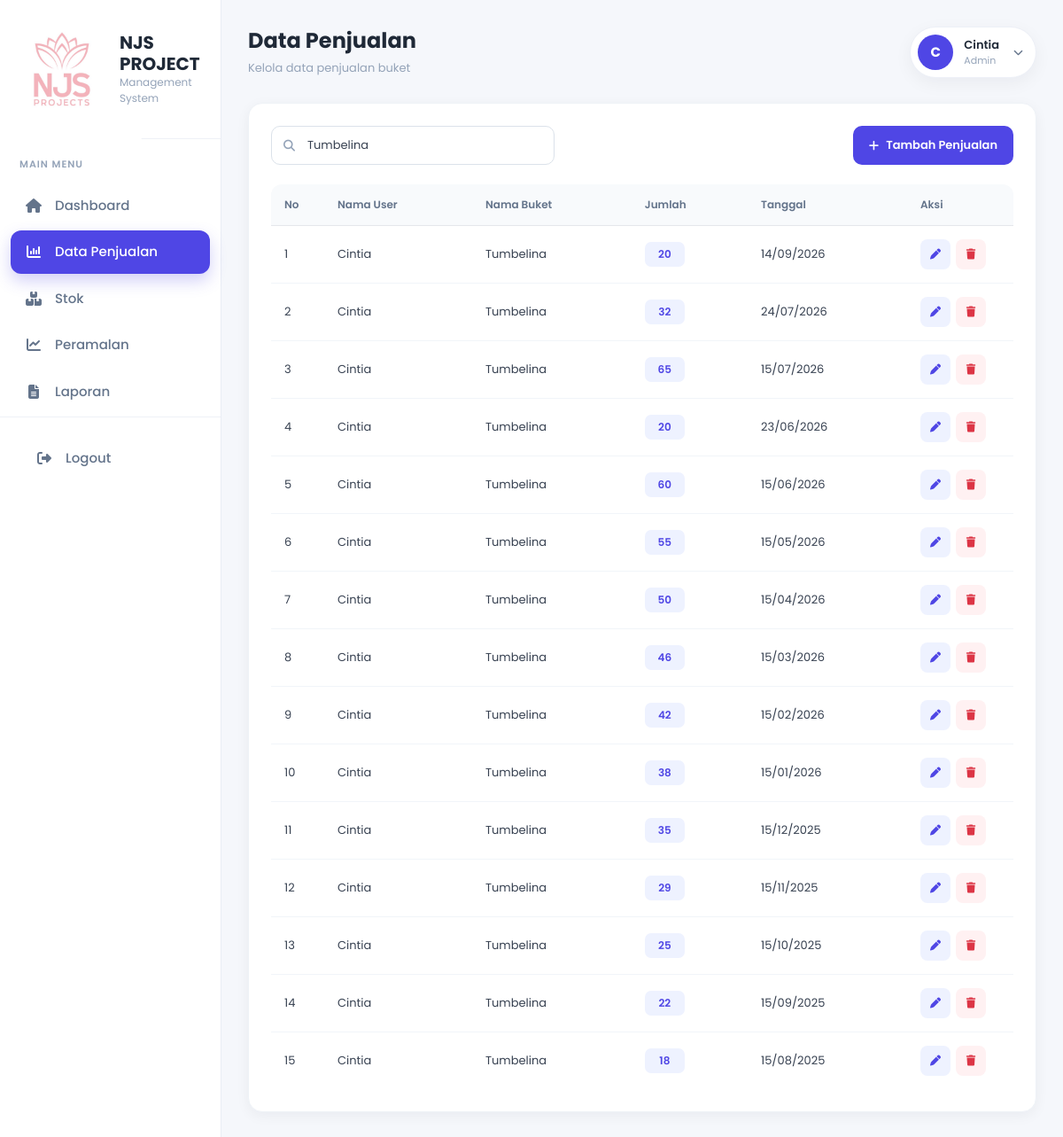
/penjualan.php?keyword=Tumbelina (signed in), run on the app's committed database.
### tables this page shows
CREATE TABLE `penjualan` (
  `id_penjualan` int(11) NOT NULL,
  `id_pengguna` int(11) NOT NULL,
  `tanggal` date NOT NULL,
  `nama_buket` varchar(100) NOT NULL,
  `jenis_buket` varchar(50) DEFAULT NULL,
  `jumlah` int(11) NOT NULL,
  `harga` decimal(12,2) DEFAULT NULL,
  `total_harga` decimal(12,2) DEFAULT NULL
);

CREATE TABLE `user` (
  `id_pengguna` int(11) NOT NULL,
  `username` varchar(50) NOT NULL,
  `password` varchar(255) NOT NULL,
  `nama` varchar(100) NOT NULL,
  `role` enum('owner','admin') NOT NULL DEFAULT 'admin'
);

### penjualan.php (the view, shortened to what this page needs)
<?php
include 'includes/koneksi.php';
$role = $_SESSION['role'] ?? '';
$keyword = trim($_GET['keyword'] ?? '');
$keyword_db = mysqli_real_escape_string($koneksi, $keyword);
if ($keyword !== '') {
    $query = mysqli_query(
        $koneksi,
        "SELECT
            penjualan.id_penjualan,
            penjualan.id_pengguna,
            penjualan.tanggal,
            penjualan.nama_buket,
            penjualan.jumlah,
            user.nama
         FROM penjualan
         INNER JOIN user
            ON penjualan.id_pengguna = user.id_pengguna
         WHERE penjualan.nama_buket LIKE '%$keyword_db%'
         ORDER BY penjualan.tanggal DESC,
                  penjualan.id_penjualan DESC"
    );
}
$nama_admin = $_SESSION['nama_petugas']
    ?? $_SESSION['nama']
    ?? 'Administrator';
$inisial = strtoupper(substr($nama_admin, 0, 1));
?>
<!DOCTYPE html>
<html lang="id">
<head>
    <link
        href="https://cdn.jsdelivr.net/npm/bootstrap@5.3.3/dist/css/bootstrap.min.css"
        rel="stylesheet">
    <link
        rel="stylesheet"
        href="https://cdnjs.cloudflare.com/ajax/libs/font-awesome/6.5.2/css/all.min.css">
    <link
        rel="stylesheet"
        href="assets/css/sidebar.css">
</head>
<body>
    <div class="penjualan-layout">
        <?php include 'sidebar.php'; ?>
        <main class="penjualan-page">
            <div class="penjualan-header">
                <div class="penjualan-title">
                    <h3>
                        Data Penjualan
                    </h3>
                    <p>
                        Kelola data penjualan buket
                    </p>
                </div>
                <div class="penjualan-user-dropdown">
                    <button
                        type="button"
                        class="penjualan-user-btn"
                        onclick="togglePenjualanDropdown()">
                        <div class="penjualan-avatar">
                            <?= htmlspecialchars($inisial); ?>
                        </div>
                        <div class="penjualan-user-info">
                            <div class="penjualan-user-name">
                                <?= htmlspecialchars($nama_admin); ?>
                            </div>
                            <div class="penjualan-user-role">
                                Admin
                            </div>
                        </div>
                        <i class="fa-solid fa-chevron-down penjualan-chevron"></i>
                    </button>
                </div>
            </div>
            <div class="penjualan-card">
                <div class="penjualan-toolbar">
                    <form
                        method="GET"
                        action="penjualan.php"
                        class="penjualan-search">
                        <input
                            type="text"
                            name="keyword"
                            value="<?= htmlspecialchars($keyword); ?>"
                            placeholder="Cari nama buket...">
                    </form>
                    <button
                        type="button"
                        class="penjualan-btn-tambah"
                        data-bs-toggle="modal"
                        data-bs-target="#modalTambah">
                        <i class="fa-solid fa-plus"></i>
                        Tambah Penjualan
                    </button>
                </div>
                <div class="penjualan-table-wrapper">
                    <table class="penjualan-table">
                        <thead>
                            <tr>
                                <th width="60">
                                    No
                                </th>
                                <th>
                                    Nama User
                                </th>
                                <th>
                                    Nama Buket
                                </th>
                                <th>
                                    Jumlah
                                </th>
                                <th>
                                    Tanggal
                                </th>
                                <th width="120">
                                    Aksi
                                </th>
                            </tr>
                        </thead>
                        <tbody>
                            <?php
                            $no = 1;
                            if ($query && mysqli_num_rows($query) > 0):
                                while ($data = mysqli_fetch_assoc($query)):
                            ?>
                                    <tr>
                                        <td>
                                            <?= $no++; ?>
                                        </td>
                                        <td>
                                            <?= htmlspecialchars($data['nama']); ?>
                                        </td>
                                        <td>
                                            <?= htmlspecialchars($data['nama_buket']); ?>
                                        </td>
                                        <td>
                                            <span class="penjualan-jumlah">
                                                <?= number_format(
                                                    (int)$data['jumlah'],
                                                    0,
                                                    ',',
                                                    '.'
                                                ); ?>
                                            </span>
                                        </td>
                                        <td>
                                            <?= date(
                                                'd/m/Y',
                                                strtotime($data['tanggal'])
                                            ); ?>
                                        </td>
                                        <td>
                                            <div class="penjualan-actions">
                                                <button
                                                    type="button"
                                                    class="penjualan-action penjualan-edit"
                                                    data-bs-toggle="modal"
                                                    data-bs-target="#modalEdit"
                                                    data-id="<?= $data['id_penjualan']; ?>"
                                                    data-tanggal="<?= htmlspecialchars(
                                                                        $data['tanggal'],
                                                                        ENT_QUOTES
                                                                    ); ?>"
                                                    data-buket="<?= htmlspecialchars(
                                                                    $data['nama_buket'],
                                                                    ENT_QUOTES
                                                                ); ?>"
                                                    data-jumlah="<?= $data['jumlah']; ?>"
                                                    title="Edit">
                                                    <i class="fa-solid fa-pen"></i>
                                                </button>
                                                <?php if ($role === 'owner'): ?>
                                                    <a
                                                        href="penjualan.php?hapus=<?= $data['id_penjualan']; ?>"
                                                        class="penjualan-action penjualan-delete"
                                                        title="Hapus"
                                                        onclick="return confirm('Yakin ingin menghapus data penjualan ini?')">
                                                        <i class="fa-solid fa-trash"></i>
                                                    </a>
                                                <?php endif; ?>
                                            </div>
                                        </td>
                                    </tr>
                                <?php
                                endwhile;
                            endif; ?>
                        </tbody>
                    </table>
                </div>
            </div>
        </main>
    </div>
</body>
</html>

### assets/css/sidebar.css (style rules this page uses)
* { margin: 0; padding: 0; box-sizing: border-box; }
html, body { width: 100%; min-height: 100%; overflow-x: hidden; }
body { background: #f5f7fb; font-family: "Poppins", sans-serif; color: #2d3748; }

### penjualan.php (style rules this page uses)
* { box-sizing: border-box; }
html, body { width: 100%; min-height: 100%; margin: 0; padding: 0; overflow-x: hidden; }
body { font-family: 'Poppins', sans-serif; background: #f5f7fb; color: #2d3748; }
.penjualan-layout { display: flex; width: 100%; min-height: 100vh; }
.penjualan-page { flex: 1; min-width: 0; padding: 30px; background: #f5f7fb; }
.penjualan-header { width: 100%; display: flex; justify-content: space-between; align-items: center; margin-bottom: 28px; }
.penjualan-title h3 { margin: 0; font-size: 24px; font-weight: 700; color: #1f2937; }
.penjualan-title p { margin: 6px 0 0; font-size: 13px; color: #94a3b8; }
.penjualan-user-dropdown { position: relative; }
.penjualan-user-btn { display: flex; align-items: center; gap: 12px; border: 1px solid #edf0f7; background: #ffffff; border-radius: 40px; padding: 8px 14px 8px 8px; box-shadow: 0 6px 20px rgba(15, 23, 42, 0.05); cursor: pointer; transition: 0.2s; }
.penjualan-avatar { width: 40px; height: 40px; border-radius: 50%; background: #4f46e5; color: #ffffff; display: flex; justify-content: center; align-items: center; font-size: 15px; font-weight: 700; flex-shrink: 0; }
.penjualan-user-info { text-align: left; line-height: 1.2; }
.penjualan-user-name { font-size: 13px; font-weight: 600; color: #1f2937; }
.penjualan-user-role { margin-top: 3px; font-size: 11px; color: #94a3b8; }
.penjualan-chevron { margin-left: 4px; color: #64748b; font-size: 11px; }
.penjualan-card { width: 100%; background: #ffffff; border: 1px solid #eef2f7; border-radius: 16px; padding: 25px; box-shadow: 0 4px 15px rgba(15, 23, 42, 0.05); }
.penjualan-toolbar { display: flex; justify-content: space-between; align-items: center; gap: 20px; margin-bottom: 22px; }
.penjualan-search { position: relative; width: 320px; }
.penjualan-search input { width: 100%; height: 44px; padding: 0 14px 0 40px; border: 1px solid #dbe2ea; border-radius: 10px; background: #ffffff; color: #374151; font-family: 'Poppins', sans-serif; font-size: 13px; outline: none; transition: 0.2s; }
.penjualan-search input::placeholder { color: #a0a7b4; }
.penjualan-btn-tambah { display: inline-flex; align-items: center; justify-content: center; gap: 8px; height: 44px; padding: 0 18px; background: #4f46e5; color: #ffffff; border: none; border-radius: 10px; font-family: 'Poppins', sans-serif; font-size: 13px; font-weight: 600; cursor: pointer; transition: 0.2s; }
.penjualan-table-wrapper { width: 100%; overflow-x: auto; border-radius: 12px; }
.penjualan-table { width: 100%; margin: 0; border-collapse: collapse; background: #ffffff; }
.penjualan-table thead th { padding: 14px 15px; background: #f8fafc; color: #64748b; border-bottom: 1px solid #e5e7eb; font-size: 12px; font-weight: 600; white-space: nowrap; text-align: left; }
.penjualan-table tbody td { padding: 15px; color: #374151; border-bottom: 1px solid #f1f5f9; font-size: 13px; vertical-align: middle; }
.penjualan-table tbody tr { transition: 0.2s; }
.penjualan-table tbody tr:last-child td { border-bottom: none; }
.penjualan-jumlah { display: inline-flex; align-items: center; justify-content: center; min-width: 45px; padding: 5px 10px; background: #eef2ff; color: #4f46e5; border-radius: 7px; font-size: 12px; font-weight: 600; }
.penjualan-actions { display: flex; align-items: center; gap: 6px; }
.penjualan-action { width: 34px; height: 34px; display: inline-flex; align-items: center; justify-content: center; border: none; border-radius: 8px; text-decoration: none; font-size: 12px; cursor: pointer; transition: 0.2s; }
.penjualan-edit { background: #eef2ff; color: #4f46e5; }
.penjualan-delete { background: #fff1f2; color: #dc3545; }

### data on the page
penjualan: id_pengguna.nama "Cintia", nama_buket "Tumbelina", jumlah "20", tanggal "14/09/2026"
penjualan: id_pengguna.nama "Cintia", nama_buket "Tumbelina", jumlah "32", tanggal "24/07/2026"
penjualan: id_pengguna.nama "Cintia", nama_buket "Tumbelina", jumlah "65", tanggal "15/07/2026"
penjualan: id_pengguna.nama "Cintia", nama_buket "Tumbelina", jumlah "20", tanggal "23/06/2026"
penjualan: id_pengguna.nama "Cintia", nama_buket "Tumbelina", jumlah "60", tanggal "15/06/2026"
penjualan: id_pengguna.nama "Cintia", nama_buket "Tumbelina", jumlah "55", tanggal "15/05/2026"
penjualan: id_pengguna.nama "Cintia", nama_buket "Tumbelina", jumlah "50", tanggal "15/04/2026"
penjualan: id_pengguna.nama "Cintia", nama_buket "Tumbelina", jumlah "46", tanggal "15/03/2026"
penjualan: id_pengguna.nama "Cintia", nama_buket "Tumbelina", jumlah "42", tanggal "15/02/2026"
penjualan: id_pengguna.nama "Cintia", nama_buket "Tumbelina", jumlah "38", tanggal "15/01/2026"
penjualan: id_pengguna.nama "Cintia", nama_buket "Tumbelina", jumlah "35", tanggal "15/12/2025"
penjualan: id_pengguna.nama "Cintia", nama_buket "Tumbelina", jumlah "29", tanggal "15/11/2025"
penjualan: id_pengguna.nama "Cintia", nama_buket "Tumbelina", jumlah "25", tanggal "15/10/2025"
penjualan: id_pengguna.nama "Cintia", nama_buket "Tumbelina", jumlah "22", tanggal "15/09/2025"
penjualan: id_pengguna.nama "Cintia", nama_buket "Tumbelina", jumlah "18", tanggal "15/08/2025"

### other printed values
$inisial "C"
$nama_admin "Cintia"
